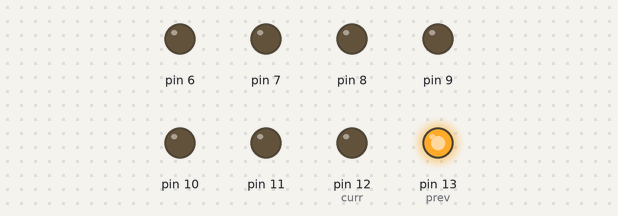
A sketch run on a simulated Arduino Uno, built with avr-gcc and run on an emulated ATmega328P. On the bench: output pins drawn as LEDs (lit = HIGH).

Above: at 0.05 s.
At 0.65 s:
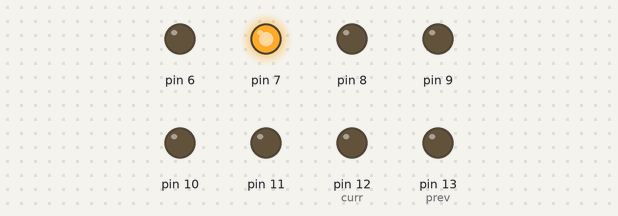
At 1.25 s:
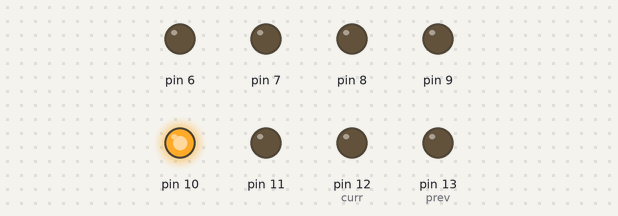
At 2.5 s:
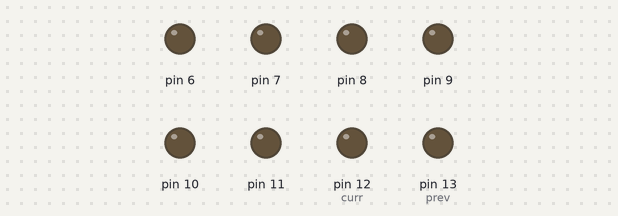
At 4.85 s:
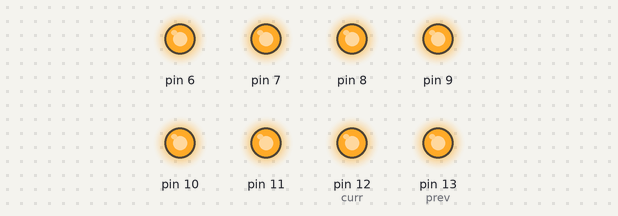
At 7.0 s:
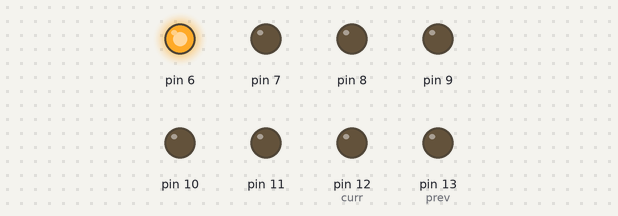
Timing chart, 0 to 7.3 s (numbered marks = the images above):
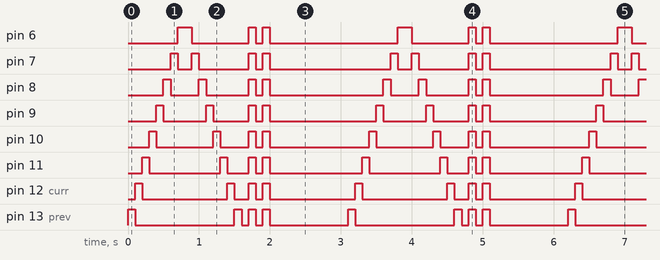

Measured:
- by itself, pin 6: repeats every 3.1 s: LOW 0.80 s, HIGH 0.10 s, LOW 0.10 s, HIGH 0.10 s, LOW 1.8 s, HIGH 0.20 s
- by itself, pin 7: repeats every 3.1 s: LOW 0.20 s, HIGH 0.10 s, LOW 0.70 s, HIGH 0.10 s, LOW 0.10 s, HIGH 0.10 s, LOW 1.7 s, HIGH 0.10 s
- by itself, pin 8: repeats every 3.1 s: LOW 0.40 s, HIGH 0.10 s, LOW 0.60 s, HIGH 0.10 s, LOW 0.10 s, HIGH 0.10 s, LOW 1.6 s, HIGH 0.10 s
- by itself, pin 9: repeats every 3.1 s: LOW 0.60 s, HIGH 0.10 s, LOW 0.50 s, HIGH 0.10 s, LOW 0.10 s, HIGH 0.10 s, LOW 1.5 s, HIGH 0.10 s
- by itself, pin 10: repeats every 3.1 s: LOW 0.80 s, HIGH 0.10 s, LOW 0.40 s, HIGH 0.10 s, LOW 0.10 s, HIGH 0.10 s, LOW 1.4 s, HIGH 0.10 s
- by itself, pin 11: repeats every 3.1 s: LOW 1.0 s, HIGH 0.10 s, LOW 0.30 s, HIGH 0.10 s, LOW 0.10 s, HIGH 0.10 s, LOW 1.3 s, HIGH 0.10 s
- by itself, pin 12 (curr): repeats every 3.1 s: LOW 1.2 s, HIGH 0.10 s, LOW 0.20 s, HIGH 0.10 s, LOW 0.10 s, HIGH 0.10 s, LOW 1.2 s, HIGH 0.10 s
- by itself, pin 13 (prev): repeats every 3.1 s: LOW 1.4 s, 2 × (HIGH 0.10 s, LOW 0.10 s), HIGH 0.10 s, LOW 1.1 s, HIGH 0.10 s

The sketch:

simple_pattern.ino
```cpp
int i , sdly = 100 , prev , curr;
void setup()
{
  pinMode(13,OUTPUT);
  pinMode(12,OUTPUT);
  pinMode(11,OUTPUT);
  pinMode(10,OUTPUT);
  pinMode(9,OUTPUT);
  pinMode(8,OUTPUT);
  pinMode(7,OUTPUT);
  pinMode(6,OUTPUT);
}
void loop()
{
  sequence();
  delay(sdly);
  quadBlink();
  delay(1000);
}
void sequence()
{
  prev = 13 , curr = 12;
  digitalWrite(prev,HIGH);
  delay(sdly);
  while(curr >= 6)
  {
    digitalWrite(prev,LOW);
    digitalWrite(curr,HIGH);
    curr--;
    prev--;
    delay(sdly);
  }
  curr += 2 ;
  digitalWrite(prev,HIGH);
  delay(sdly);
  while(curr < 14)
  {
    digitalWrite(prev,LOW);
    digitalWrite(curr,HIGH);
    curr++;
    prev++;
    delay(sdly);
  }
  digitalWrite(--curr,LOW);
}
void quadBlink()
{
  i = 13 ;
  while(i > 5)
  {
    digitalWrite(i,HIGH);
    i--;
  }
  delay(sdly);
  i = 13;
  while(i > 5)
  {
    digitalWrite(i,LOW);
    i--;
  }
  delay(sdly);
  i = 13;
  while(i > 5)
  {
    digitalWrite(i,HIGH);
    i--;
  }
  delay(sdly);
  i = 13;
  while(i > 5)
  {
    digitalWrite(i,LOW);
    i--;
  }
  delay(sdly);
}
```
